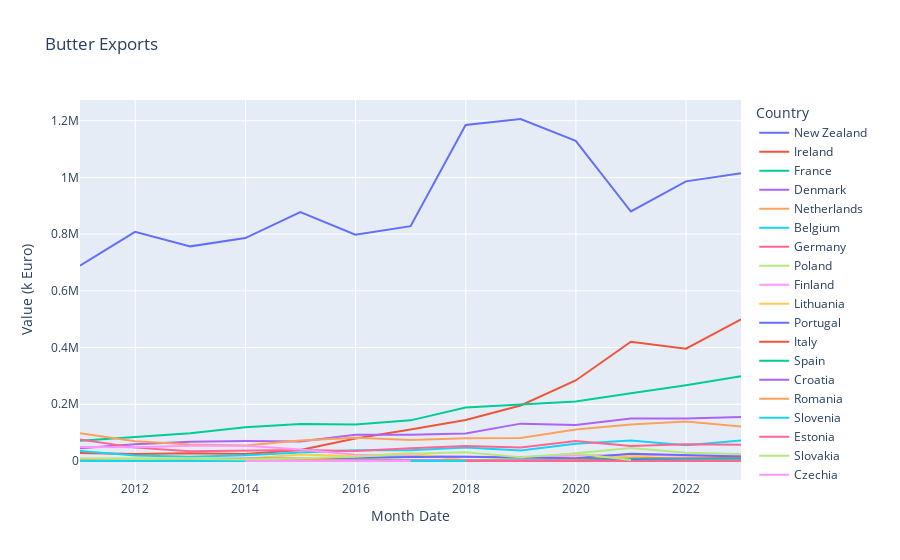

Source (notebook cell):
### Code cell
fig = px.line(df_plot, x="Month Date", y="Value (k Euro)", color='Country', title='Butter Exports')
fig.show()

### Figure 1 — Plotly figure (JSON) as saved in the notebook; plotly's stock layout.template omitted (floating-point values rounded to 4 significant figures)
{"data": [{"hovertemplate": "Country=New Zealand<br>Month Date=%{x}<br>Value (k Euro)=%{y}<extra></extra>", "legendgroup": "New Zealand", "line": {"color": "#636efa", "dash": "solid"}, "marker": {"symbol": "circle"}, "mode": "lines", "name": "New Zealand", "orientation": "v", "showlegend": true, "type": "scatter", "x": ["2022-12-31T00:00:00", "2021-12-31T00:00:00", "2020-12-31T00:00:00", "2019-12-31T00:00:00", "2018-12-31T00:00:00", "2017-12-31T00:00:00", "2016-12-31T00:00:00", "2015-12-31T00:00:00", "2014-12-31T00:00:00", "2013-12-31T00:00:00", "2012-12-31T00:00:00", "2011-12-31T00:00:00", "2010-12-31T00:00:00"], "xaxis": "x", "y": [1014677, 986155, 879919, 1129225, 1206128, 1185094, 828354, 798252, 877985, 786149, 756961, 808375, 688759], "yaxis": "y"}, {"hovertemplate": "Country=Ireland<br>Month Date=%{x}<br>Value (k Euro)=%{y}<extra></extra>", "legendgroup": "Ireland", "line": {"color": "#EF553B", "dash": "solid"}, "marker": {"symbol": "circle"}, "mode": "lines", "name": "Ireland", "orientation": "v", "showlegend": true, "type": "scatter", "x": ["2022-12-31T00:00:00", "2021-12-31T00:00:00", "2020-12-31T00:00:00", "2019-12-31T00:00:00", "2018-12-31T00:00:00", "2017-12-31T00:00:00", "2016-12-31T00:00:00", "2015-12-31T00:00:00", "2014-12-31T00:00:00", "2013-12-31T00:00:00", "2012-12-31T00:00:00", "2011-12-31T00:00:00", "2010-12-31T00:00:00"], "xaxis": "x", "y": [499500.0, 396300.0, 420800.0, 284000.0, 195900.0, 144600.0, 110900.0, 79430.0, 38590.0, 24320.0, 26920.0, 24290.0, 28010.0], "yaxis": "y"}, {"hovertemplate": "Country=France<br>Month Date=%{x}<br>Value (k Euro)=%{y}<extra></extra>", "legendgroup": "France", "line": {"color": "#00cc96", "dash": "solid"}, "marker": {"symbol": "circle"}, "mode": "lines", "name": "France", "orientation": "v", "showlegend": true, "type": "scatter", "x": ["2022-12-31T00:00:00", "2021-12-31T00:00:00", "2020-12-31T00:00:00", "2019-12-31T00:00:00", "2018-12-31T00:00:00", "2017-12-31T00:00:00", "2016-12-31T00:00:00", "2015-12-31T00:00:00", "2014-12-31T00:00:00", "2013-12-31T00:00:00", "2012-12-31T00:00:00", "2011-12-31T00:00:00", "2010-12-31T00:00:00"], "xaxis": "x", "y": [298700.0, 267500.0, 239100.0, 209500.0, 199600.0, 188800.0, 143300.0, 128900.0, 130400.0, 119300.0, 98040.0, 85680.0, 71430.0], "yaxis": "y"}, {"hovertemplate": "Country=Denmark<br>Month Date=%{x}<br>Value (k Euro)=%{y}<extra></extra>", "legendgroup": "Denmark", "line": {"color": "#ab63fa", "dash": "solid"}, "marker": {"symbol": "circle"}, "mode": "lines", "name": "Denmark", "orientation": "v", "showlegend": true, "type": "scatter", "x": ["2022-12-31T00:00:00", "2021-12-31T00:00:00", "2020-12-31T00:00:00", "2019-12-31T00:00:00", "2018-12-31T00:00:00", "2017-12-31T00:00:00", "2016-12-31T00:00:00", "2015-12-31T00:00:00", "2014-12-31T00:00:00", "2013-12-31T00:00:00", "2012-12-31T00:00:00", "2011-12-31T00:00:00", "2010-12-31T00:00:00"], "xaxis": "x", "y": [154800.0, 150100.0, 150200.0, 127000.0, 131800.0, 96800.0, 92800.0, 92730.0, 69190.0, 70270.0, 67650.0, 58760.0, 44550.0], "yaxis": "y"}, {"hovertemplate": "Country=Netherlands<br>Month Date=%{x}<br>Value (k Euro)=%{y}<extra></extra>", "legendgroup": "Netherlands", "line": {"color": "#FFA15A", "dash": "solid"}, "marker": {"symbol": "circle"}, "mode": "lines", "name": "Netherlands", "orientation": "v", "showlegend": true, "type": "scatter", "x": ["2022-12-31T00:00:00", "2021-12-31T00:00:00", "2020-12-31T00:00:00", "2019-12-31T00:00:00", "2018-12-31T00:00:00", "2017-12-31T00:00:00", "2016-12-31T00:00:00", "2015-12-31T00:00:00", "2014-12-31T00:00:00", "2013-12-31T00:00:00", "2012-12-31T00:00:00", "2011-12-31T00:00:00", "2010-12-31T00:00:00"], "xaxis": "x", "y": [121800.0, 138900.0, 128500.0, 111300.0, 81000.0, 80170.0, 73780.0, 81680.0, 72260.0, 54920.0, 58430.0, 69660.0, 97730.0], "yaxis": "y"}, {"hovertemplate": "Country=Belgium<br>Month Date=%{x}<br>Value (k Euro)=%{y}<extra></extra>", "legendgroup": "Belgium", "line": {"color": "#19d3f3", "dash": "solid"}, "marker": {"symbol": "circle"}, "mode": "lines", "name": "Belgium", "orientation": "v", "showlegend": true, "type": "scatter", "x": ["2022-12-31T00:00:00", "2021-12-31T00:00:00", "2020-12-31T00:00:00", "2019-12-31T00:00:00", "2018-12-31T00:00:00", "2017-12-31T00:00:00", "2016-12-31T00:00:00", "2015-12-31T00:00:00", "2014-12-31T00:00:00", "2013-12-31T00:00:00", "2012-12-31T00:00:00", "2011-12-31T00:00:00", "2010-12-31T00:00:00"], "xaxis": "x", "y": [71960.0, 55660.0, 72500.0, 60910.0, 37360.0, 47170.0, 37610.0, 37560.0, 30000.0, 20310.0, 15090.0, 19070.0, 34840.0], "yaxis": "y"}, {"hovertemplate": "Country=Germany<br>Month Date=%{x}<br>Value (k Euro)=%{y}<extra></extra>", "legendgroup": "Germany", "line": {"color": "#FF6692", "dash": "solid"}, "marker": {"symbol": "circle"}, "mode": "lines", "name": "Germany", "orientation": "v", "showlegend": true, "type": "scatter", "x": ["2022-12-31T00:00:00", "2021-12-31T00:00:00", "2020-12-31T00:00:00", "2019-12-31T00:00:00", "2018-12-31T00:00:00", "2017-12-31T00:00:00", "2016-12-31T00:00:00", "2015-12-31T00:00:00", "2014-12-31T00:00:00", "2013-12-31T00:00:00", "2012-12-31T00:00:00", "2011-12-31T00:00:00", "2010-12-31T00:00:00"], "xaxis": "x", "y": [57220.0, 58710.0, 52820.0, 70440.0, 47720.0, 52930.0, 45080.0, 35620.0, 38760.0, 36970.0, 33970.0, 47170.0, 76230.0], "yaxis": "y"}, {"hovertemplate": "Country=Poland<br>Month Date=%{x}<br>Value (k Euro)=%{y}<extra></extra>", "legendgroup": "Poland", "line": {"color": "#B6E880", "dash": "solid"}, "marker": {"symbol": "circle"}, "mode": "lines", "name": "Poland", "orientation": "v", "showlegend": true, "type": "scatter", "x": ["2022-12-31T00:00:00", "2021-12-31T00:00:00", "2020-12-31T00:00:00", "2019-12-31T00:00:00", "2018-12-31T00:00:00", "2017-12-31T00:00:00", "2016-12-31T00:00:00", "2015-12-31T00:00:00", "2014-12-31T00:00:00", "2013-12-31T00:00:00", "2012-12-31T00:00:00", "2011-12-31T00:00:00", "2010-12-31T00:00:00"], "xaxis": "x", "y": [24700.0, 28810.0, 45560.0, 26000.0, 8990.0, 15150.0, 13710.0, 7761.0, 8628.0, 7347.0, 7992.0, 9607.0, 7923.0], "yaxis": "y"}, {"hovertemplate": "Country=Finland<br>Month Date=%{x}<br>Value (k Euro)=%{y}<extra></extra>", "legendgroup": "Finland", "line": {"color": "#FF97FF", "dash": "solid"}, "marker": {"symbol": "circle"}, "mode": "lines", "name": "Finland", "orientation": "v", "showlegend": true, "type": "scatter", "x": ["2022-12-31T00:00:00", "2021-12-31T00:00:00", "2020-12-31T00:00:00", "2019-12-31T00:00:00", "2018-12-31T00:00:00", "2017-12-31T00:00:00", "2016-12-31T00:00:00", "2015-12-31T00:00:00", "2014-12-31T00:00:00", "2013-12-31T00:00:00", "2012-12-31T00:00:00", "2011-12-31T00:00:00", "2010-12-31T00:00:00"], "xaxis": "x", "y": [18530.0, 18450.0, 21780.0, 19470.0, 14340.0, 15300.0, 19520.0, 21880.0, 40580.0, 53430.0, 53440.0, 48840.0, 49160.0], "yaxis": "y"}, {"hovertemplate": "Country=Lithuania<br>Month Date=%{x}<br>Value (k Euro)=%{y}<extra></extra>", "legendgroup": "Lithuania", "line": {"color": "#FECB52", "dash": "solid"}, "marker": {"symbol": "circle"}, "mode": "lines", "name": "Lithuania", "orientation": "v", "showlegend": true, "type": "scatter", "x": ["2022-12-31T00:00:00", "2021-12-31T00:00:00", "2020-12-31T00:00:00", "2019-12-31T00:00:00", "2018-12-31T00:00:00", "2017-12-31T00:00:00", "2016-12-31T00:00:00", "2015-12-31T00:00:00", "2014-12-31T00:00:00", "2013-12-31T00:00:00", "2012-12-31T00:00:00", "2011-12-31T00:00:00", "2010-12-31T00:00:00"], "xaxis": "x", "y": [15950.0, 4499.0, 18760.0, 6189.0, 2265.0, 2796.0, 27230.0, 16440.0, 22690.0, 7986.0, 2286.0, 865.0, 1717.0], "yaxis": "y"}, {"hovertemplate": "Country=Portugal<br>Month Date=%{x}<br>Value (k Euro)=%{y}<extra></extra>", "legendgroup": "Portugal", "line": {"color": "#636efa", "dash": "solid"}, "marker": {"symbol": "circle"}, "mode": "lines", "name": "Portugal", "orientation": "v", "showlegend": true, "type": "scatter", "x": ["2022-12-31T00:00:00", "2021-12-31T00:00:00", "2020-12-31T00:00:00", "2019-12-31T00:00:00", "2018-12-31T00:00:00", "2017-12-31T00:00:00", "2016-12-31T00:00:00", "2015-12-31T00:00:00", "2014-12-31T00:00:00", "2013-12-31T00:00:00", "2012-12-31T00:00:00", "2011-12-31T00:00:00", "2010-12-31T00:00:00"], "xaxis": "x", "y": [15560.0, 19760.0, 25210.0, 9389.0, 12710.0, 15200.0, 14070.0, 10880.0, 9020.0, 7527.0, 5946.0, 4282.0, 4158.0], "yaxis": "y"}, {"hovertemplate": "Country=Italy<br>Month Date=%{x}<br>Value (k Euro)=%{y}<extra></extra>", "legendgroup": "Italy", "line": {"color": "#EF553B", "dash": "solid"}, "marker": {"symbol": "circle"}, "mode": "lines", "name": "Italy", "orientation": "v", "showlegend": true, "type": "scatter", "x": ["2022-12-31T00:00:00", "2021-12-31T00:00:00", "2020-12-31T00:00:00", "2019-12-31T00:00:00", "2018-12-31T00:00:00", "2017-12-31T00:00:00", "2016-12-31T00:00:00", "2015-12-31T00:00:00", "2014-12-31T00:00:00", "2013-12-31T00:00:00", "2012-12-31T00:00:00", "2011-12-31T00:00:00", "2010-12-31T00:00:00"], "xaxis": "x", "y": [9269.0, 10190.0, 8528.0, 6040.0, 2200.0, 2501.0, 2328.0, 2039.0, 1482.0, 1288.0, 809.4, 910.4, 802.4], "yaxis": "y"}, {"hovertemplate": "Country=Spain<br>Month Date=%{x}<br>Value (k Euro)=%{y}<extra></extra>", "legendgroup": "Spain", "line": {"color": "#00cc96", "dash": "solid"}, "marker": {"symbol": "circle"}, "mode": "lines", "name": "Spain", "orientation": "v", "showlegend": true, "type": "scatter", "x": ["2022-12-31T00:00:00", "2021-12-31T00:00:00", "2020-12-31T00:00:00", "2019-12-31T00:00:00", "2018-12-31T00:00:00", "2017-12-31T00:00:00", "2016-12-31T00:00:00", "2015-12-31T00:00:00", "2014-12-31T00:00:00", "2013-12-31T00:00:00", "2012-12-31T00:00:00", "2011-12-31T00:00:00", "2010-12-31T00:00:00"], "xaxis": "x", "y": [8036.0, 8031.0, 7396.0, 4488.0, 3588.0, 3912.0, 3474.0, 3036.0, 2135.0, 3081.0, 3017.0, 1670.0, 1288.0], "yaxis": "y"}, {"hovertemplate": "Country=Croatia<br>Month Date=%{x}<br>Value (k Euro)=%{y}<extra></extra>", "legendgroup": "Croatia", "line": {"color": "#ab63fa", "dash": "solid"}, "marker": {"symbol": "circle"}, "mode": "lines", "name": "Croatia", "orientation": "v", "showlegend": true, "type": "scatter", "x": ["2022-12-31T00:00:00", "2021-12-31T00:00:00", "2020-12-31T00:00:00", "2019-12-31T00:00:00", "2018-12-31T00:00:00", "2017-12-31T00:00:00", "2016-12-31T00:00:00", "2015-12-31T00:00:00", "2014-12-31T00:00:00", "2013-12-31T00:00:00"], "xaxis": "x", "y": [2278.0, 2173.0, 2229.0, 2528.0, 2310.0, 2103.0, 1371.0, 1414.0, 1870.0, 824.7], "yaxis": "y"}, {"hovertemplate": "Country=Romania<br>Month Date=%{x}<br>Value (k Euro)=%{y}<extra></extra>", "legendgroup": "Romania", "line": {"color": "#FFA15A", "dash": "solid"}, "marker": {"symbol": "circle"}, "mode": "lines", "name": "Romania", "orientation": "v", "showlegend": true, "type": "scatter", "x": ["2022-12-31T00:00:00", "2021-12-31T00:00:00", "2020-12-31T00:00:00", "2019-12-31T00:00:00", "2018-12-31T00:00:00", "2017-12-31T00:00:00", "2016-12-31T00:00:00", "2015-12-31T00:00:00", "2014-12-31T00:00:00", "2012-12-31T00:00:00", "2010-12-31T00:00:00"], "xaxis": "x", "y": [1183.0, 1621.0, 1200.0, 610.4, 297.1, 1413.0, 474.5, 47.08, 29.43, 0.012, 1.17], "yaxis": "y"}, {"hovertemplate": "Country=Slovenia<br>Month Date=%{x}<br>Value (k Euro)=%{y}<extra></extra>", "legendgroup": "Slovenia", "line": {"color": "#19d3f3", "dash": "solid"}, "marker": {"symbol": "circle"}, "mode": "lines", "name": "Slovenia", "orientation": "v", "showlegend": true, "type": "scatter", "x": ["2022-12-31T00:00:00", "2021-12-31T00:00:00", "2020-12-31T00:00:00", "2019-12-31T00:00:00", "2018-12-31T00:00:00", "2017-12-31T00:00:00", "2016-12-31T00:00:00", "2015-12-31T00:00:00", "2014-12-31T00:00:00", "2013-12-31T00:00:00", "2012-12-31T00:00:00", "2011-12-31T00:00:00", "2010-12-31T00:00:00"], "xaxis": "x", "y": [585.9, 338.9, 194.1, 298.6, 298.5, 320.4, 185.8, 180.3, 403.6, 276.1, 956.7, 442.3, 553.9], "yaxis": "y"}, {"hovertemplate": "Country=Estonia<br>Month Date=%{x}<br>Value (k Euro)=%{y}<extra></extra>", "legendgroup": "Estonia", "line": {"color": "#FF6692", "dash": "solid"}, "marker": {"symbol": "circle"}, "mode": "lines", "name": "Estonia", "orientation": "v", "showlegend": true, "type": "scatter", "x": ["2022-12-31T00:00:00", "2021-12-31T00:00:00", "2020-12-31T00:00:00", "2019-12-31T00:00:00", "2018-12-31T00:00:00", "2017-12-31T00:00:00", "2016-12-31T00:00:00", "2015-12-31T00:00:00", "2014-12-31T00:00:00", "2013-12-31T00:00:00", "2012-12-31T00:00:00", "2011-12-31T00:00:00", "2010-12-31T00:00:00"], "xaxis": "x", "y": [486.0, 665.7, 666.7, 330.7, 155.9, 708.0, 506.5, 1558.0, 619.9, 156.4, 394.3, 786.0, 3601.0], "yaxis": "y"}, {"hovertemplate": "Country=Slovakia<br>Month Date=%{x}<br>Value (k Euro)=%{y}<extra></extra>", "legendgroup": "Slovakia", "line": {"color": "#B6E880", "dash": "solid"}, "marker": {"symbol": "circle"}, "mode": "lines", "name": "Slovakia", "orientation": "v", "showlegend": true, "type": "scatter", "x": ["2022-12-31T00:00:00", "2021-12-31T00:00:00", "2020-12-31T00:00:00", "2019-12-31T00:00:00", "2018-12-31T00:00:00", "2017-12-31T00:00:00", "2016-12-31T00:00:00", "2015-12-31T00:00:00", "2014-12-31T00:00:00", "2013-12-31T00:00:00", "2012-12-31T00:00:00", "2011-12-31T00:00:00"], "xaxis": "x", "y": [393.1, 541.8, 209.4, 179.3, 86.26, 0.008, 67.0, 68.49, 31.58, 4.852, 3.019, 258.5], "yaxis": "y"}, {"hovertemplate": "Country=Czechia<br>Month Date=%{x}<br>Value (k Euro)=%{y}<extra></extra>", "legendgroup": "Czechia", "line": {"color": "#FF97FF", "dash": "solid"}, "marker": {"symbol": "circle"}, "mode": "lines", "name": "Czechia", "orientation": "v", "showlegend": true, "type": "scatter", "x": ["2022-12-31T00:00:00", "2021-12-31T00:00:00", "2020-12-31T00:00:00", "2019-12-31T00:00:00", "2018-12-31T00:00:00", "2017-12-31T00:00:00", "2016-12-31T00:00:00", "2015-12-31T00:00:00", "2014-12-31T00:00:00", "2013-12-31T00:00:00", "2012-12-31T00:00:00", "2011-12-31T00:00:00", "2010-12-31T00:00:00"], "xaxis": "x", "y": [312.7, 261.5, 201.0, 141.2, 245.4, 288.0, 361.6, 471.0, 1615.0, 2513.0, 2399.0, 4327.0, 3054.0], "yaxis": "y"}, {"hovertemplate": "Country=Bulgaria<br>Month Date=%{x}<br>Value (k Euro)=%{y}<extra></extra>", "legendgroup": "Bulgaria", "line": {"color": "#FECB52", "dash": "solid"}, "marker": {"symbol": "circle"}, "mode": "lines", "name": "Bulgaria", "orientation": "v", "showlegend": true, "type": "scatter", "x": ["2022-12-31T00:00:00", "2021-12-31T00:00:00", "2020-12-31T00:00:00", "2019-12-31T00:00:00", "2018-12-31T00:00:00", "2017-12-31T00:00:00", "2016-12-31T00:00:00", "2015-12-31T00:00:00", "2014-12-31T00:00:00", "2013-12-31T00:00:00", "2012-12-31T00:00:00", "2011-12-31T00:00:00", "2010-12-31T00:00:00"], "xaxis": "x", "y": [198.0, 79.78, 64.4, 19.92, 3.862, 1.816, 9.903, 54, 124.7, 0.228, 205.8, 59.73, 219.6], "yaxis": "y"}, {"hovertemplate": "Country=Hungary<br>Month Date=%{x}<br>Value (k Euro)=%{y}<extra></extra>", "legendgroup": "Hungary", "line": {"color": "#636efa", "dash": "solid"}, "marker": {"symbol": "circle"}, "mode": "lines", "name": "Hungary", "orientation": "v", "showlegend": true, "type": "scatter", "x": ["2022-12-31T00:00:00", "2021-12-31T00:00:00", "2020-12-31T00:00:00", "2019-12-31T00:00:00", "2018-12-31T00:00:00", "2017-12-31T00:00:00", "2016-12-31T00:00:00", "2015-12-31T00:00:00", "2014-12-31T00:00:00", "2013-12-31T00:00:00", "2012-12-31T00:00:00", "2011-12-31T00:00:00", "2010-12-31T00:00:00"], "xaxis": "x", "y": [196.7, 456.2, 3750.0, 109.9, 131.0, 83.1, 297.5, 550.3, 427.8, 1045.0, 151.7, 1.124, 93.62], "yaxis": "y"}, {"hovertemplate": "Country=Sweden<br>Month Date=%{x}<br>Value (k Euro)=%{y}<extra></extra>", "legendgroup": "Sweden", "line": {"color": "#EF553B", "dash": "solid"}, "marker": {"symbol": "circle"}, "mode": "lines", "name": "Sweden", "orientation": "v", "showlegend": true, "type": "scatter", "x": ["2022-12-31T00:00:00", "2021-12-31T00:00:00", "2020-12-31T00:00:00", "2019-12-31T00:00:00", "2018-12-31T00:00:00", "2017-12-31T00:00:00", "2016-12-31T00:00:00", "2015-12-31T00:00:00", "2014-12-31T00:00:00", "2013-12-31T00:00:00", "2012-12-31T00:00:00", "2011-12-31T00:00:00", "2010-12-31T00:00:00"], "xaxis": "x", "y": [195.9, 149.3, 23.34, 16.98, 29.94, 23.19, 16.43, 5.631, 364.8, 91.41, 2658.0, 1001.0, 2174.0], "yaxis": "y"}, {"hovertemplate": "Country=Greece<br>Month Date=%{x}<br>Value (k Euro)=%{y}<extra></extra>", "legendgroup": "Greece", "line": {"color": "#00cc96", "dash": "solid"}, "marker": {"symbol": "circle"}, "mode": "lines", "name": "Greece", "orientation": "v", "showlegend": true, "type": "scatter", "x": ["2022-12-31T00:00:00", "2021-12-31T00:00:00", "2020-12-31T00:00:00", "2019-12-31T00:00:00", "2018-12-31T00:00:00", "2017-12-31T00:00:00", "2016-12-31T00:00:00", "2015-12-31T00:00:00", "2014-12-31T00:00:00", "2013-12-31T00:00:00", "2012-12-31T00:00:00", "2011-12-31T00:00:00", "2010-12-31T00:00:00"], "xaxis": "x", "y": [155.2, 193.1, 102.7, 69.0, 175.1, 68.89, 57.38, 24.88, 235.9, 269.2, 38.51, 9.648, 9.473], "yaxis": "y"}, {"hovertemplate": "Country=Austria<br>Month Date=%{x}<br>Value (k Euro)=%{y}<extra></extra>", "legendgroup": "Austria", "line": {"color": "#ab63fa", "dash": "solid"}, "marker": {"symbol": "circle"}, "mode": "lines", "name": "Austria", "orientation": "v", "showlegend": true, "type": "scatter", "x": ["2022-12-31T00:00:00", "2021-12-31T00:00:00", "2020-12-31T00:00:00", "2019-12-31T00:00:00", "2018-12-31T00:00:00", "2017-12-31T00:00:00", "2016-12-31T00:00:00", "2015-12-31T00:00:00", "2014-12-31T00:00:00", "2013-12-31T00:00:00", "2012-12-31T00:00:00", "2011-12-31T00:00:00", "2010-12-31T00:00:00"], "xaxis": "x", "y": [117.6, 242.6, 183.0, 310.1, 291.3, 370.5, 317.1, 666.7, 322.5, 436.7, 295.0, 645.8, 356.7], "yaxis": "y"}, {"hovertemplate": "Country=Latvia<br>Month Date=%{x}<br>Value (k Euro)=%{y}<extra></extra>", "legendgroup": "Latvia", "line": {"color": "#FFA15A", "dash": "solid"}, "marker": {"symbol": "circle"}, "mode": "lines", "name": "Latvia", "orientation": "v", "showlegend": true, "type": "scatter", "x": ["2022-12-31T00:00:00", "2021-12-31T00:00:00", "2020-12-31T00:00:00", "2019-12-31T00:00:00", "2018-12-31T00:00:00", "2017-12-31T00:00:00", "2016-12-31T00:00:00", "2015-12-31T00:00:00", "2014-12-31T00:00:00", "2013-12-31T00:00:00", "2012-12-31T00:00:00", "2011-12-31T00:00:00", "2010-12-31T00:00:00"], "xaxis": "x", "y": [61.16, 193.3, 671.1, 745.7, 24.53, 928.5, 730.7, 348.0, 8567.0, 6772.0, 1749.0, 367.6, 633.7], "yaxis": "y"}, {"hovertemplate": "Country=Luxembourg<br>Month Date=%{x}<br>Value (k Euro)=%{y}<extra></extra>", "legendgroup": "Luxembourg", "line": {"color": "#19d3f3", "dash": "solid"}, "marker": {"symbol": "circle"}, "mode": "lines", "name": "Luxembourg", "orientation": "v", "showlegend": true, "type": "scatter", "x": ["2022-12-31T00:00:00", "2021-12-31T00:00:00", "2020-12-31T00:00:00", "2019-12-31T00:00:00", "2018-12-31T00:00:00", "2017-12-31T00:00:00", "2016-12-31T00:00:00", "2015-12-31T00:00:00", "2014-12-31T00:00:00", "2013-12-31T00:00:00", "2012-12-31T00:00:00", "2011-12-31T00:00:00", "2010-12-31T00:00:00"], "xaxis": "x", "y": [25.63, 24.77, 25.01, 40.46, 16.63, 26.94, 27.1, 35.4, 5.826, 8.597, 19.23, 27.21, 2.536], "yaxis": "y"}, {"hovertemplate": "Country=Malta<br>Month Date=%{x}<br>Value (k Euro)=%{y}<extra></extra>", "legendgroup": "Malta", "line": {"color": "#FF6692", "dash": "solid"}, "marker": {"symbol": "circle"}, "mode": "lines", "name": "Malta", "orientation": "v", "showlegend": true, "type": "scatter", "x": ["2022-12-31T00:00:00", "2021-12-31T00:00:00", "2019-12-31T00:00:00", "2017-12-31T00:00:00"], "xaxis": "x", "y": [2.525, 67.42, 0.711, 0.541], "yaxis": "y"}, {"hovertemplate": "Country=United Kingdom<br>Month Date=%{x}<br>Value (k Euro)=%{y}<extra></extra>", "legendgroup": "United Kingdom", "line": {"color": "#B6E880", "dash": "solid"}, "marker": {"symbol": "circle"}, "mode": "lines", "name": "United Kingdom", "orientation": "v", "showlegend": true, "type": "scatter", "x": ["2020-12-31T00:00:00", "2019-12-31T00:00:00", "2018-12-31T00:00:00", "2017-12-31T00:00:00", "2016-12-31T00:00:00", "2015-12-31T00:00:00", "2014-12-31T00:00:00", "2013-12-31T00:00:00", "2012-12-31T00:00:00", "2011-12-31T00:00:00", "2010-12-31T00:00:00"], "xaxis": "x", "y": [3298.0, 26800.0, 13190.0, 31060.0, 25200.0, 14780.0, 9490.0, 5557.0, 8096.0, 6764.0, 8552.0], "yaxis": "y"}, {"hovertemplate": "Country=Cyprus<br>Month Date=%{x}<br>Value (k Euro)=%{y}<extra></extra>", "legendgroup": "Cyprus", "line": {"color": "#FF97FF", "dash": "solid"}, "marker": {"symbol": "circle"}, "mode": "lines", "name": "Cyprus", "orientation": "v", "showlegend": true, "type": "scatter", "x": ["2016-12-31T00:00:00", "2015-12-31T00:00:00", "2013-12-31T00:00:00"], "xaxis": "x", "y": [1.318, 0.453, 11.52], "yaxis": "y"}], "layout": {"legend": {"title": {"text": "Country"}, "tracegroupgap": 0}, "title": {"text": "Butter Exports"}, "xaxis": {"anchor": "y", "domain": [0, 1], "title": {"text": "Month Date"}}, "yaxis": {"anchor": "x", "domain": [0, 1], "title": {"text": "Value (k Euro)"}}}}
